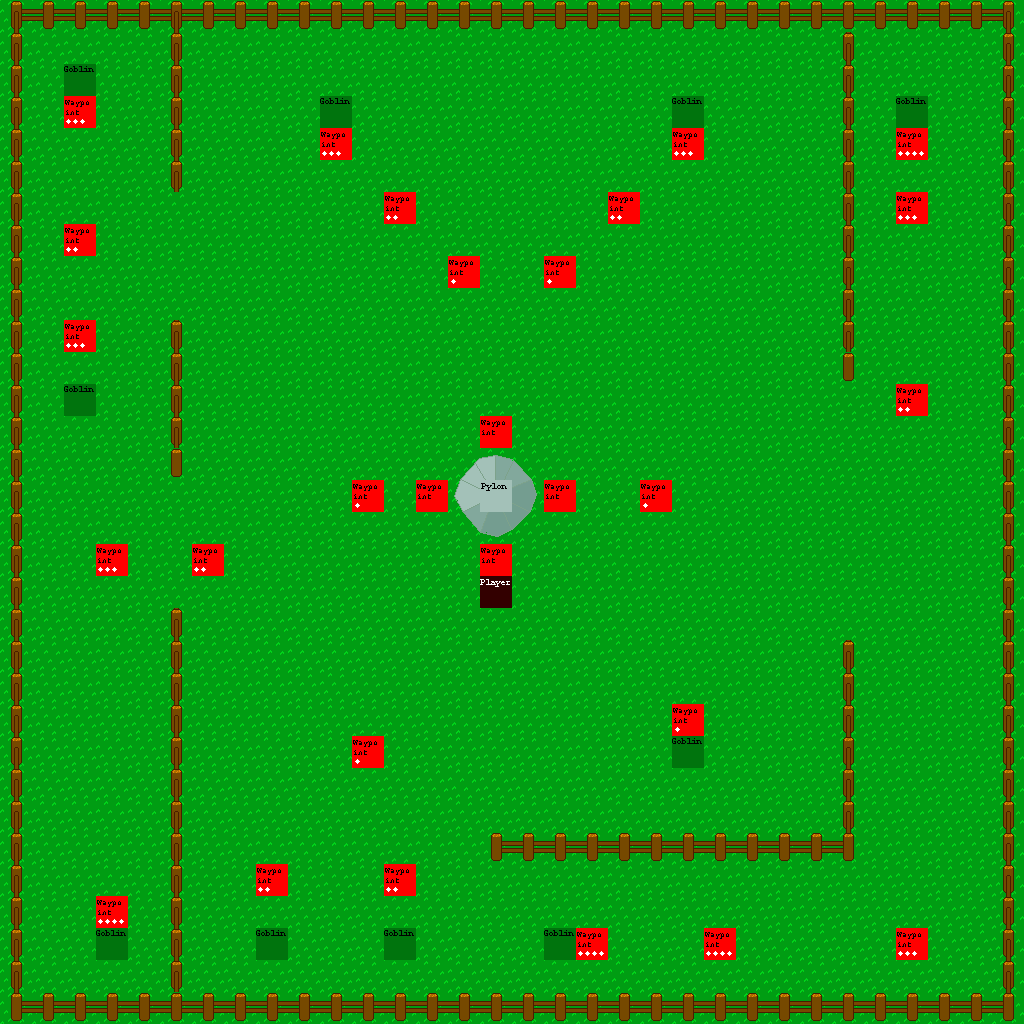

Below is a game level as drawn by its tile map, then a one-line description and the .tmx file that defines it, in full:
An orthogonal 32x32 tile map with 32x32 px tiles, 2 tile layers (Visible Layer, Object Layer).

<map version="1.2" tiledversion="1.3.4" orientation="orthogonal" renderorder="right-down" width="32" height="32" tilewidth="32" tileheight="32" infinite="0" nextlayerid="3" nextobjectid="1">
 <tileset firstgid="1" name="Tiles" tilewidth="32" tileheight="32" tilecount="1024" columns="32">
  <image source="Tiles.png" width="1024" height="1024" />
  <tile id="1" type="f" />
  <tile id="2" type="f" />
  <tile id="3" type="f" />
  <tile id="4" type="f" />
  <tile id="32" type="f" />
  <tile id="33" type="f" />
  <tile id="34" type="f" />
  <tile id="35" type="f" />
  <tile id="36" type="f" />
  <tile id="64" type="f" />
  <tile id="65" type="f" />
  <tile id="66" type="f" />
  <tile id="67" type="f" />
  <tile id="68" type="f" />
  <tile id="96" type="Waypoint1" />
  <tile id="100" type="Waypoint2" />
  <tile id="101" type="Waypoint3" />
  <tile id="102" type="Waypoint4" />
  <tile id="103" type="Waypoint5" />
  <tile id="128" type="Goblin" />
  <tile id="160" type="Pylon" />
  <tile id="192" type="Player" />
 </tileset>
 <layer id="1" name="Visible Layer" width="32" height="32">
  <data encoding="csv">
4,35,35,35,35,67,35,35,35,35,35,35,35,35,35,35,35,35,35,35,35,35,35,35,35,35,35,35,35,35,35,5,
34,1,1,1,1,34,1,1,1,1,1,1,1,1,1,1,1,1,1,1,1,1,1,1,1,1,34,1,1,1,1,34,
34,1,1,1,1,34,1,1,1,1,1,1,1,1,1,1,1,1,1,1,1,1,1,1,1,1,34,1,1,1,1,34,
34,1,1,1,1,34,1,1,1,1,1,1,1,1,1,1,1,1,1,1,1,1,1,1,1,1,34,1,1,1,1,34,
34,1,1,1,1,34,1,1,1,1,1,1,1,1,1,1,1,1,1,1,1,1,1,1,1,1,34,1,1,1,1,34,
34,1,1,1,1,34,1,1,1,1,1,1,1,1,1,1,1,1,1,1,1,1,1,1,1,1,34,1,1,1,1,34,
34,1,1,1,1,1,1,1,1,1,1,1,1,1,1,1,1,1,1,1,1,1,1,1,1,1,34,1,1,1,1,34,
34,1,1,1,1,1,1,1,1,1,1,1,1,1,1,1,1,1,1,1,1,1,1,1,1,1,34,1,1,1,1,34,
34,1,1,1,1,1,1,1,1,1,1,1,1,1,1,1,1,1,1,1,1,1,1,1,1,1,34,1,1,1,1,34,
34,1,1,1,1,1,1,1,1,1,1,1,1,1,1,1,1,1,1,1,1,1,1,1,1,1,34,1,1,1,1,34,
34,1,1,1,1,34,1,1,1,1,1,1,1,1,1,1,1,1,1,1,1,1,1,1,1,1,34,1,1,1,1,34,
34,1,1,1,1,34,1,1,1,1,1,1,1,1,1,1,1,1,1,1,1,1,1,1,1,1,33,1,1,1,1,34,
34,1,1,1,1,34,1,1,1,1,1,1,1,1,1,1,1,1,1,1,1,1,1,1,1,1,1,1,1,1,1,34,
34,1,1,1,1,34,1,1,1,1,1,1,1,1,1,1,1,1,1,1,1,1,1,1,1,1,1,1,1,1,1,34,
34,1,1,1,1,33,1,1,1,1,1,1,1,1,98,99,100,1,1,1,1,1,1,1,1,1,1,1,1,1,1,34,
34,1,1,1,1,1,1,1,1,1,1,1,1,1,130,131,132,1,1,1,1,1,1,1,1,1,1,1,1,1,1,34,
34,1,1,1,1,1,1,1,1,1,1,1,1,1,162,163,164,1,1,1,1,1,1,1,1,1,1,1,1,1,1,34,
34,1,1,1,1,1,1,1,1,1,1,1,1,1,1,1,1,1,1,1,1,1,1,1,1,1,1,1,1,1,1,34,
34,1,1,1,1,1,1,1,1,1,1,1,1,1,1,1,1,1,1,1,1,1,1,1,1,1,1,1,1,1,1,34,
34,1,1,1,1,34,1,1,1,1,1,1,1,1,1,1,1,1,1,1,1,1,1,1,1,1,1,1,1,1,1,34,
34,1,1,1,1,34,1,1,1,1,1,1,1,1,1,1,1,1,1,1,1,1,1,1,1,1,34,1,1,1,1,34,
34,1,1,1,1,34,1,1,1,1,1,1,1,1,1,1,1,1,1,1,1,1,1,1,1,1,34,1,1,1,1,34,
34,1,1,1,1,34,1,1,1,1,1,1,1,1,1,1,1,1,1,1,1,1,1,1,1,1,34,1,1,1,1,34,
34,1,1,1,1,34,1,1,1,1,1,1,1,1,1,1,1,1,1,1,1,1,1,1,1,1,34,1,1,1,1,34,
34,1,1,1,1,34,1,1,1,1,1,1,1,1,1,1,1,1,1,1,1,1,1,1,1,1,34,1,1,1,1,34,
34,1,1,1,1,34,1,1,1,1,1,1,1,1,1,1,1,1,1,1,1,1,1,1,1,1,34,1,1,1,1,34,
34,1,1,1,1,34,1,1,1,1,1,1,1,1,1,2,35,35,35,35,35,35,35,35,35,35,37,1,1,1,1,34,
34,1,1,1,1,34,1,1,1,1,1,1,1,1,1,1,1,1,1,1,1,1,1,1,1,1,1,1,1,1,1,34,
34,1,1,1,1,34,1,1,1,1,1,1,1,1,1,1,1,1,1,1,1,1,1,1,1,1,1,1,1,1,1,34,
34,1,1,1,1,34,1,1,1,1,1,1,1,1,1,1,1,1,1,1,1,1,1,1,1,1,1,1,1,1,1,34,
34,1,1,1,1,34,1,1,1,1,1,1,1,1,1,1,1,1,1,1,1,1,1,1,1,1,1,1,1,1,1,34,
36,35,35,35,35,35,35,35,35,35,35,35,35,35,35,35,35,35,35,35,35,35,35,35,35,35,35,35,35,35,35,37
</data>
 </layer>
 <layer id="2" name="Object Layer" width="32" height="32">
  <data encoding="csv">
0,0,0,0,0,0,0,0,0,0,0,0,0,0,0,0,0,0,0,0,0,0,0,0,0,0,0,0,0,0,0,0,
0,0,0,0,0,0,0,0,0,0,0,0,0,0,0,0,0,0,0,0,0,0,0,0,0,0,0,0,0,0,0,0,
0,0,129,0,0,0,0,0,0,0,0,0,0,0,0,0,0,0,0,0,0,0,0,0,0,0,0,0,0,0,0,0,
0,0,103,0,0,0,0,0,0,0,129,0,0,0,0,0,0,0,0,0,0,129,0,0,0,0,0,0,129,0,0,0,
0,0,0,0,0,0,0,0,0,0,103,0,0,0,0,0,0,0,0,0,0,103,0,0,0,0,0,0,104,0,0,0,
0,0,0,0,0,0,0,0,0,0,0,0,0,0,0,0,0,0,0,0,0,0,0,0,0,0,0,0,0,0,0,0,
0,0,0,0,0,0,0,0,0,0,0,0,102,0,0,0,0,0,0,102,0,0,0,0,0,0,0,0,103,0,0,0,
0,0,102,0,0,0,0,0,0,0,0,0,0,0,0,0,0,0,0,0,0,0,0,0,0,0,0,0,0,0,0,0,
0,0,0,0,0,0,0,0,0,0,0,0,0,0,101,0,0,101,0,0,0,0,0,0,0,0,0,0,0,0,0,0,
0,0,0,0,0,0,0,0,0,0,0,0,0,0,0,0,0,0,0,0,0,0,0,0,0,0,0,0,0,0,0,0,
0,0,103,0,0,0,0,0,0,0,0,0,0,0,0,0,0,0,0,0,0,0,0,0,0,0,0,0,0,0,0,0,
0,0,0,0,0,0,0,0,0,0,0,0,0,0,0,0,0,0,0,0,0,0,0,0,0,0,0,0,0,0,0,0,
0,0,129,0,0,0,0,0,0,0,0,0,0,0,0,0,0,0,0,0,0,0,0,0,0,0,0,0,102,0,0,0,
0,0,0,0,0,0,0,0,0,0,0,0,0,0,0,97,0,0,0,0,0,0,0,0,0,0,0,0,0,0,0,0,
0,0,0,0,0,0,0,0,0,0,0,0,0,0,0,0,0,0,0,0,0,0,0,0,0,0,0,0,0,0,0,0,
0,0,0,0,0,0,0,0,0,0,0,101,0,97,0,161,0,97,0,0,101,0,0,0,0,0,0,0,0,0,0,0,
0,0,0,0,0,0,0,0,0,0,0,0,0,0,0,0,0,0,0,0,0,0,0,0,0,0,0,0,0,0,0,0,
0,0,0,103,0,0,102,0,0,0,0,0,0,0,0,97,0,0,0,0,0,0,0,0,0,0,0,0,0,0,0,0,
0,0,0,0,0,0,0,0,0,0,0,0,0,0,0,193,0,0,0,0,0,0,0,0,0,0,0,0,0,0,0,0,
0,0,0,0,0,0,0,0,0,0,0,0,0,0,0,0,0,0,0,0,0,0,0,0,0,0,0,0,0,0,0,0,
0,0,0,0,0,0,0,0,0,0,0,0,0,0,0,0,0,0,0,0,0,0,0,0,0,0,0,0,0,0,0,0,
0,0,0,0,0,0,0,0,0,0,0,0,0,0,0,0,0,0,0,0,0,0,0,0,0,0,0,0,0,0,0,0,
0,0,0,0,0,0,0,0,0,0,0,0,0,0,0,0,0,0,0,0,0,101,0,0,0,0,0,0,0,0,0,0,
0,0,0,0,0,0,0,0,0,0,0,101,0,0,0,0,0,0,0,0,0,129,0,0,0,0,0,0,0,0,0,0,
0,0,0,0,0,0,0,0,0,0,0,0,0,0,0,0,0,0,0,0,0,0,0,0,0,0,0,0,0,0,0,0,
0,0,0,0,0,0,0,0,0,0,0,0,0,0,0,0,0,0,0,0,0,0,0,0,0,0,0,0,0,0,0,0,
0,0,0,0,0,0,0,0,0,0,0,0,0,0,0,0,0,0,0,0,0,0,0,0,0,0,0,0,0,0,0,0,
0,0,0,0,0,0,0,0,102,0,0,0,102,0,0,0,0,0,0,0,0,0,0,0,0,0,0,0,0,0,0,0,
0,0,0,104,0,0,0,0,0,0,0,0,0,0,0,0,0,0,0,0,0,0,0,0,0,0,0,0,0,0,0,0,
0,0,0,129,0,0,0,0,129,0,0,0,129,0,0,0,0,129,104,0,0,0,104,0,0,0,0,0,103,0,0,0,
0,0,0,0,0,0,0,0,0,0,0,0,0,0,0,0,0,0,0,0,0,0,0,0,0,0,0,0,0,0,0,0,
0,0,0,0,0,0,0,0,0,0,0,0,0,0,0,0,0,0,0,0,0,0,0,0,0,0,0,0,0,0,0,0
</data>
 </layer>
</map>
